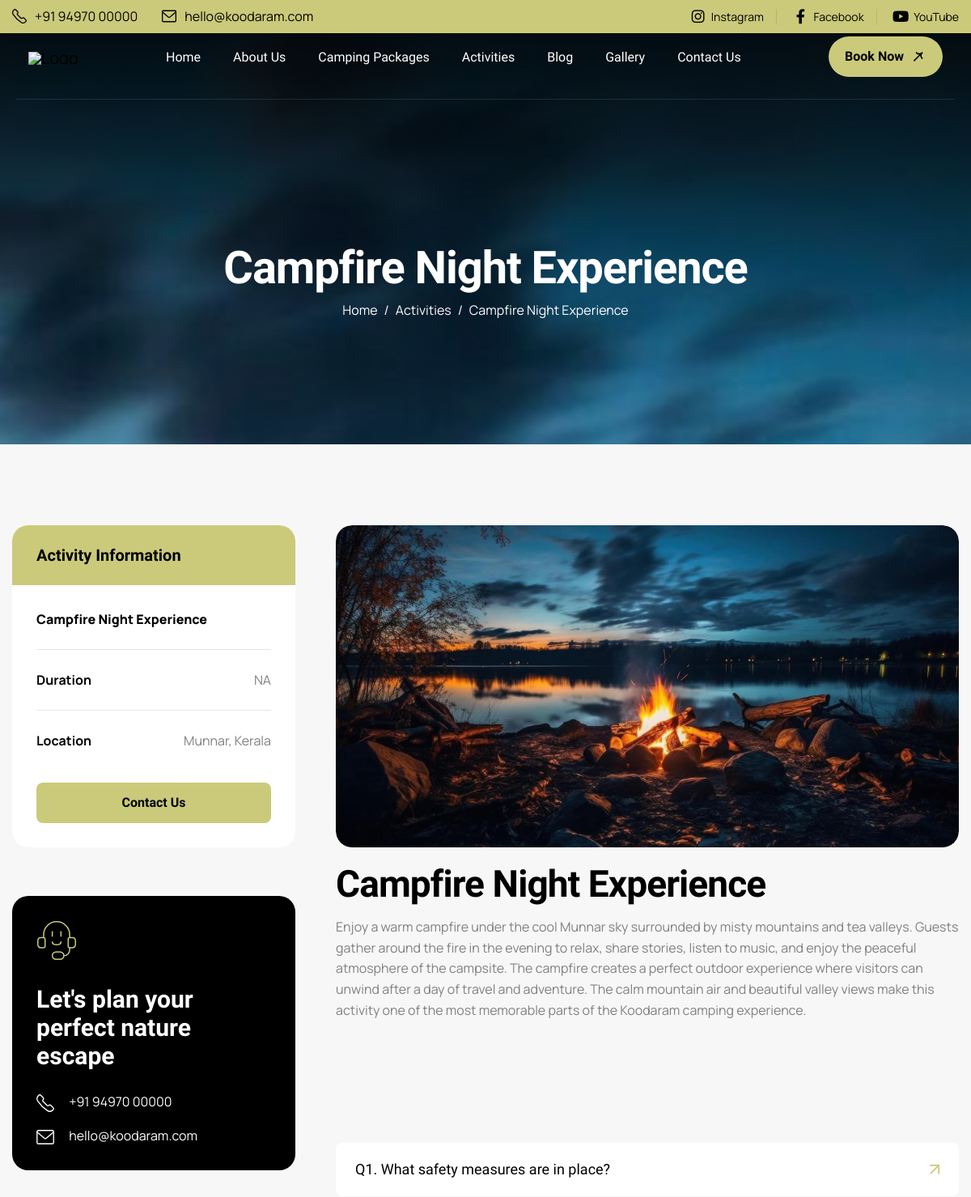
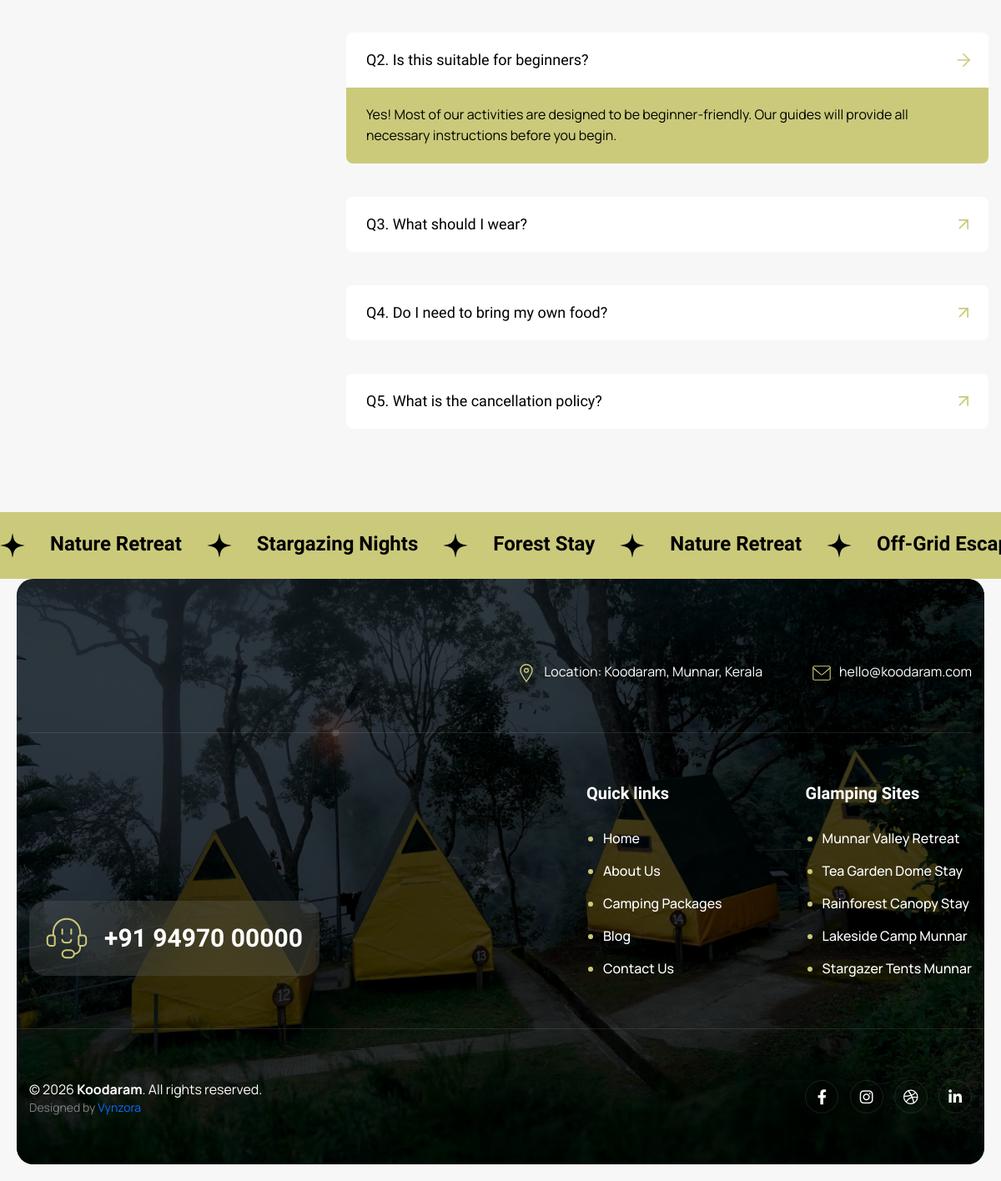
Page /activities/campfire-night-experience/ on the committed database (2 pictures, top to bottom).
### koodaram_app/models.py (models this page shows, shortened)
class Activity(models.Model):
    title = models.CharField(max_length=200)
    slug = models.SlugField(unique=True, blank=True)
    description = models.TextField()
    image = models.ImageField(upload_to="activities/", help_text="Activity cover image")
    duration = models.CharField(max_length=100, blank=True, help_text="Duration (e.g., 3 Days, 2 Hours)")
    created_at = models.DateTimeField(auto_now_add=True)
    class Meta:
        ordering = ["-created_at"]
        verbose_name_plural = "Activities"

### koodaram_app/views.py (the view)
# urls.py: path("activities/<slug:slug>/", views.activity_single, name="activity_single"),
def activity_single(request, slug):
    activity = get_object_or_404(Activity, slug=slug)
    recent_activities = Activity.objects.exclude(slug=slug)[:3]
    context = {"activity": activity, "recent_activities": recent_activities}
    return render(request, "frontend/activity-single.html", context)

### koodaram_app/context_processors.py (called while the page is built)
def _star_parts(rating: float) -> list[str]:
    rating = max(0.0, min(5.0, float(rating)))
    full = int(rating)
    remainder = rating - full
    half = 1 if remainder >= 0.25 and remainder < 0.75 else 0
    if remainder >= 0.75:
        full = min(5, full + 1)
    empty = max(0, 5 - full - half)
    return (["full"] * full) + (["half"] * half) + (["empty"] * empty)

def google_reviews(request) -> dict[str, Any]:
    rating = getattr(settings, "GOOGLE_REVIEW_RATING", 0.0)
    count = getattr(settings, "GOOGLE_REVIEW_COUNT", 0)
    url = getattr(settings, "GOOGLE_REVIEW_URL", "")
    return {
        "google_review_rating": rating,
        "google_review_count": count,
        "google_review_url": url,
        "google_review_stars": _star_parts(rating),
    }

### templates/frontend/activity-single.html (shortened to what this page needs)
{% extends 'frontend/base.html' %}
{% load static %}
{% block content %}
    <div class="page-header parallaxie">
        <div class="container">
            <div class="row">
                <div class="col-lg-12">
                    <div class="page-header-box">
                        <h1 class="text-anime-style-3" data-cursor="-opaque">{{activity.title}}</h1>
                        <nav class="wow fadeInUp">
                            <ol class="breadcrumb">
                                <li class="breadcrumb-item"><a href="{% url 'home' %}">home</a></li>
                                <li class="breadcrumb-item"><a href="{% url 'activity_list' %}">activities</a></li>
                                <li class="breadcrumb-item active" aria-current="page">{{activity.title}}</li>
                            </ol>
                        </nav>
                    </div>
                </div>
            </div>
        </div>
    </div>
    <div class="page-trip-single">
        <div class="container">
            <div class="row">
                <div class="col-lg-4">
                    <div class="page-single-sidebar">
                        <div class="page-category-list trip-category-list wow fadeInUp">
                            <h3>Activity Information</h3>
                            <div class="trip-category-body">
                                <ul>
                                    <li><span><strong>{{ activity.title }}</strong></span></li>
                                    <li><span>Duration</span>{{ activity.duration|default:"Flexible" }}</li>
                                    <li><span>Location</span>Munnar, Kerala</li>
                                </ul>
                                <a href="{% url 'contact' %}" class="btn-default">Contact Us</a>
                            </div>
                        </div>
                        <div class="sidebar-cta-box wow fadeInUp" data-wow-delay="0.25s">
                            <div class="icon-box">
                                <img src="{% static 'images/icon-sidebar-cta.svg' %}" alt="">
                            </div>
                            <div class="sidebar-cta-content">
                                <h3>Let's plan your perfect nature escape</h3>
                            </div>
                            <div class="sidebar-cta-contact-list">
                                <ul>
                                    <li><a href="tel:+919497000000"><img src="{% static 'images/icon-phone-white.svg' %}" alt=""> +91 94970 00000</a></li>
                                    <li><a href="mailto:hello@koodaram.com"><img src="{% static 'images/icon-mail-white.svg' %}" alt=""> hello@koodaram.com</a></li>
                                </ul>
                            </div>
                        </div>
                    </div>
                </div>
                <div class="col-lg-8">
                    <div class="trip-single-content">
                        <div class="page-single-image">
                            <figure class="image-anime reveal">
                                {% if activity.image %}
                                    <img src="{{ activity.image.url }}" alt="{{ activity.title }}">
                                {% else %}
                                    <img src="{% static 'images/trip-image-1.jpg' %}" alt="Default Image">
                                {% endif %}
                            </figure>
                        </div>
                        <div class="trip-entry">
                            <div class="wow fadeInUp mb-4">
                                <h2 class="mb-3">{{ activity.title }}</h2>
                                {{ activity.description|safe }}
                            </div>
                        </div>
                        <div class="page-single-faqs">
                            <div class="section-title">
                                <h2 class="text-anime-style-3" data-cursor="-opaque">Frequently asked questions</h2>
                            </div>
                            <div class="faq-accordion" id="faqaccordion">
                                <div class="accordion-item wow fadeInUp">
                                    <h2 class="accordion-header" id="heading1">
                                        <button class="accordion-button collapsed" type="button" data-bs-toggle="collapse" data-bs-target="#collapse1" aria-expanded="true" aria-controls="collapse1">
                                            Q1. What safety measures are in place?
                                        </button>
                                    </h2>
                                </div>
                                <div class="accordion-item wow fadeInUp" data-wow-delay="0.2s">
                                    <h2 class="accordion-header" id="heading2">
                                        <button class="accordion-button " type="button" data-bs-toggle="collapse" data-bs-target="#collapse2" aria-expanded="false" aria-controls="collapse2">
                                            Q2. Is this suitable for beginners?
                                        </button>
                                    </h2>
                                    <div id="collapse2" class="accordion-collapse collapse show" aria-labelledby="heading2" data-bs-parent="#faqaccordion">
                                        <div class="accordion-body">
                                            <p>Yes! Most of our activities are designed to be beginner-friendly. Our guides will provide all necessary instructions before you begin.</p>
                                        </div>
                                    </div>
                                </div>
                                <div class="accordion-item wow fadeInUp" data-wow-delay="0.4s">
                                    <h2 class="accordion-header" id="heading3">
                                        <button class="accordion-button collapsed" type="button" data-bs-toggle="collapse" data-bs-target="#collapse3" aria-expanded="false" aria-controls="collapse3">
                                            Q3. What should I wear?
                                        </button>
                                    </h2>
                                </div>
                                <div class="accordion-item wow fadeInUp" data-wow-delay="0.6s">
                                    <h2 class="accordion-header" id="heading4">
                                        <button class="accordion-button collapsed" type="button" data-bs-toggle="collapse" data-bs-target="#collapse4" aria-expanded="false" aria-controls="collapse4">
                                            Q4. Do I need to bring my own food?
                                        </button>
                                    </h2>
                                </div>
                                <div class="accordion-item wow fadeInUp" data-wow-delay="0.8s">
                                    <h2 class="accordion-header" id="heading5">
                                        <button class="accordion-button collapsed" type="button" data-bs-toggle="collapse" data-bs-target="#collapse5" aria-expanded="false" aria-controls="collapse5">
                                           Q5. What is the cancellation policy?
                                        </button>
                                    </h2>
                                </div>
                            </div>
                        </div>
                    </div>
                </div>
            </div>
        </div>
    </div>
    <div class="our-scrolling-ticker bg-section">
        <div class="scrolling-ticker-box">
            <div class="scrolling-content">
                <span><img src="{% static 'images/icon-sparkle.svg' %}" alt="">Nature Retreat</span>
                <span><img src="{% static 'images/icon-sparkle.svg' %}" alt="">Stargazing Nights</span>
                <span><img src="{% static 'images/icon-sparkle.svg' %}" alt="">Forest Stay</span>
                <span><img src="{% static 'images/icon-sparkle.svg' %}" alt="">Nature Retreat</span>
                <span><img src="{% static 'images/icon-sparkle.svg' %}" alt="">Off-Grid Escape</span>
            </div>
        </div>
    </div>
{% endblock %}

### rows in the picture
Activity: title "Campfire Night Experience", duration "NA", image (picture), description "Enjoy a warm campfire under the cool Munnar sky surrounded by misty mountains and tea valleys. Guests gather around the fire in the evening to relax, share stories, listen to music, and enjoy the peaceful atmosphere of the campsite. The campfire creates a perfect outdoor experience where visitors can unwind after a day of travel and adventure. The calm mountain air and beautiful valley views make this activity one of the most memorable parts of the Koodaram camping experience."
